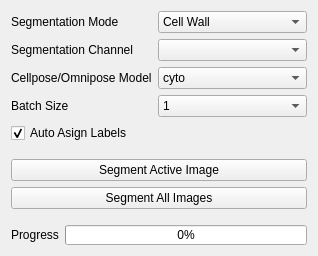
             <widget class="QWidget" name="tab_8">
              <attribute name="title">
               <string>Segment</string>
              </attribute>
              <layout class="QVBoxLayout" name="verticalLayout_10">
               <item>
                <layout class="QFormLayout" name="formLayout_12">
                 <item row="0" column="0">
                  <widget class="QLabel" name="label_97">
                   <property name="text">
                    <string>Segmentation Mode</string>
                   </property>
                  </widget>
                 </item>
                 <item row="0" column="1">
                  <widget class="QComboBox" name="cellpose_seg_mode">
                   <item>
                    <property name="text">
                     <string>Cell Wall</string>
                    </property>
                   </item>
                   <item>
                    <property name="text">
                     <string>Nucleiod</string>
                    </property>
                   </item>
                  </widget>
                 </item>
                 <item row="1" column="0">
                  <widget class="QLabel" name="label_2">
                   <property name="text">
                    <string>Segmentation Channel</string>
                   </property>
                  </widget>
                 </item>
                 <item row="1" column="1">
                  <widget class="QComboBox" name="cellpose_segchannel"/>
                 </item>
                 <item row="2" column="0">
                  <widget class="QLabel" name="label">
                   <property name="text">
                    <string>Cellpose/Omnipose Model</string>
                   </property>
                  </widget>
                 </item>
                 <item row="2" column="1">
                  <widget class="QComboBox" name="cellpose_segmodel">
                   <item>
                    <property name="text">
                     <string>cyto</string>
                    </property>
                   </item>
                   <item>
                    <property name="text">
                     <string>nuclei</string>
                    </property>
                   </item>
                   <item>
                    <property name="text">
                     <string>tissuenet</string>
                    </property>
                   </item>
                   <item>
                    <property name="text">
                     <string>livecell</string>
                    </property>
                   </item>
                   <item>
                    <property name="text">
                     <string>cyto2</string>
                    </property>
                   </item>
                   <item>
                    <property name="text">
                     <string>general</string>
                    </property>
                   </item>
                   <item>
                    <property name="text">
                     <string>bact_phase_omni</string>
                    </property>
                   </item>
                   <item>
                    <property name="text">
                     <string>bact_fluor_omni</string>
                    </property>
                   </item>
                   <item>
                    <property name="text">
                     <string>worm_omni</string>
                    </property>
                   </item>
                   <item>
                    <property name="text">
                     <string>worm_bact_omni</string>
                    </property>
                   </item>
                   <item>
                    <property name="text">
                     <string>worm_high_res_omni</string>
                    </property>
                   </item>
                   <item>
                    <property name="text">
                     <string>cyto2_omni</string>
                    </property>
                   </item>
                   <item>
                    <property name="text">
                     <string>plant_omni</string>
                    </property>
                   </item>
                   <item>
                    <property name="text">
                     <string>custom</string>
                    </property>
                   </item>
                  </widget>
                 </item>
                 <item row="3" column="0">
                  <widget class="QLabel" name="label_122">
                   <property name="text">
                    <string>Batch Size</string>
                   </property>
                  </widget>
                 </item>
                 <item row="3" column="1">
                  <widget class="QComboBox" name="cellpose_seg_batchsize">
                   <item>
                    <property name="text">
                     <string>1</string>
                    </property>
                   </item>
                   <item>
                    <property name="text">
                     <string>5</string>
                    </property>
                   </item>
                   <item>
                    <property name="text">
                     <string>10</string>
                    </property>
                   </item>
                   <item>
                    <property name="text">
                     <string>20</string>
                    </property>
                   </item>
                   <item>
                    <property name="text">
                     <string>30</string>
                    </property>
                   </item>
                   <item>
                    <property name="text">
                     <string>40</string>
                    </property>
                   </item>
                   <item>
                    <property name="text">
                     <string>50</string>
                    </property>
                   </item>
                   <item>
                    <property name="text">
                     <string>60</string>
                    </property>
                   </item>
                   <item>
                    <property name="text">
                     <string>70</string>
                    </property>
                   </item>
                   <item>
                    <property name="text">
                     <string>80</string>
                    </property>
                   </item>
                   <item>
                    <property name="text">
                     <string>90</string>
                    </property>
                   </item>
                   <item>
                    <property name="text">
                     <string>100</string>
                    </property>
                   </item>
                   <item>
                    <property name="text">
                     <string>200</string>
                    </property>
                   </item>
                   <item>
                    <property name="text">
                     <string>500</string>
                    </property>
                   </item>
                   <item>
                    <property name="text">
                     <string>auto</string>
                    </property>
                   </item>
                  </widget>
                 </item>
                </layout>
               </item>
               <item>
                <widget class="QCheckBox" name="cellpose_auto_classify">
                 <property name="text">
                  <string>Auto Asign Labels</string>
                 </property>
                 <property name="checked">
                  <bool>true</bool>
                 </property>
                </widget>
               </item>
               <item>
                <spacer name="verticalSpacer_9">
                 <property name="orientation">
                  <enum>Qt::Vertical</enum>
                 </property>
                 <property name="sizeType">
                  <enum>QSizePolicy::Minimum</enum>
                 </property>
                 <property name="sizeHint" stdset="0">
                  <size>
                   <width>20</width>
                   <height>10</height>
                  </size>
                 </property>
                </spacer>
               </item>
               <item>
                <widget class="QPushButton" name="cellpose_segment_active">
                 <property name="text">
                  <string>Segment Active Image</string>
                 </property>
                </widget>
               </item>
               <item>
                <widget class="QPushButton" name="cellpose_segment_all">
                 <property name="text">
                  <string>Segment All Images</string>
                 </property>
                </widget>
               </item>
               <item>
                <spacer name="verticalSpacer_28">
                 <property name="orientation">
                  <enum>Qt::Vertical</enum>
                 </property>
                 <property name="sizeType">
                  <enum>QSizePolicy::Minimum</enum>
                 </property>
                 <property name="sizeHint" stdset="0">
                  <size>
                   <width>20</width>
                   <height>10</height>
                  </size>
                 </property>
                </spacer>
               </item>
               <item>
                <layout class="QFormLayout" name="formLayout_13">
                 <item row="0" column="1">
                  <widget class="QProgressBar" name="cellpose_progressbar">
                   <property name="maximumSize">
                    <size>
                     <width>16777215</width>
                     <height>20</height>
                    </size>
                   </property>
                   <property name="value">
                    <number>0</number>
                   </property>
                  </widget>
                 </item>
                 <item row="0" column="0">
                  <widget class="QLabel" name="label_35">
                   <property name="text">
                    <string>Progress</string>
                   </property>
                  </widget>
                 </item>
                </layout>
               </item>
              </layout>
             </widget>
